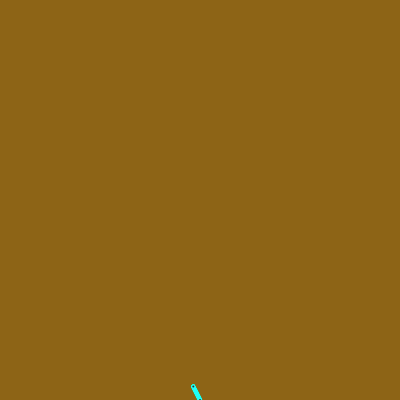
Frame 1 (no input)
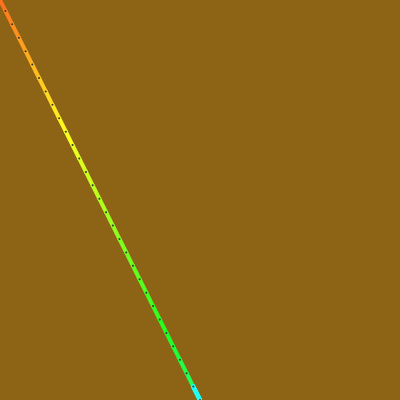
Frame 60 (no input)
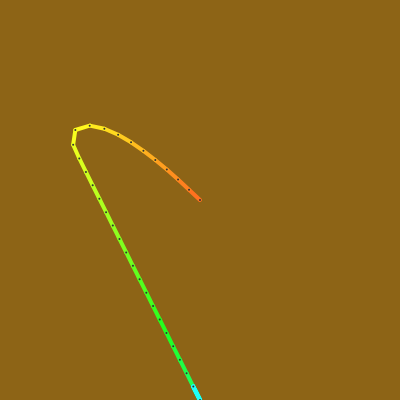
Frame 120 (the mouse pressed at the canvas centre since frame 60)

The p5.js sketch that drew these frames (run headless with seeded random() and noise() and a simulated clock; from frame 60 on, the mouse is pressed at the canvas centre):

// p5.js sketch
// ── sketch.js
let robotarm;
const segLen = 15;
const numSegs = 40;

function setup() {
    createCanvas(400, 400);

    robotarm = new RobotArm(width / 2, height, numSegs, segLen, 0);
}

function draw() {
    background(141,100,22);

    robotarm.update();
    robotarm.show();
}
// ── robotarm.js
class RobotArm {
    constructor(x, y, numSegs, segLen, angle) {
        this.base = createVector(x, y);
        this.segs = [];
        this.segs[0] = new Segment(x, y, segLen, angle, 0);
        for (let i = 1; i < numSegs; i++) {
            this.addSegment(segLen, 0, i + 1);
        }
    }

    addSegment(len, angle) {
        let c = this.segs[this.segs.length - 1];
        let s = new Segment(0, 0, len, angle, this.segs.length);
        c.parent = s;
        this.segs.push(s);
        s.follow(c.a.x, c.a.y);
        return s;
    }

    update() {
        for (let i = 0; i < this.segs.length; i++) {
            const seg = this.segs[i];
            seg.update();
            if (i === 0) {
                seg.follow(mouseX, mouseY);
            } else {
                const previous = this.segs[i - 1];
                seg.follow(previous.a.x, previous.a.y);
            }
        }

        const last = this.segs.length - 1;
        const s = this.segs[last];
        s.a.x = this.base.x;
        s.a.y = this.base.y;
        s.reCalculate();
        for (let i = last - 1; i >= 0; i--) {
            const seg = this.segs[i];
            const next = this.segs[i + 1];
            seg.a.x = next.b.x;
            seg.a.y = next.b.y;
            seg.reCalculate();
        }
    }

    show() {
        this.segs.forEach(s => s.show());
    }
}
// ── segment.js
class Segment {
    constructor(x, y, len, angle, id) {
        this.a = createVector(x, y);
        this.len = len;
        this.angle = angle;
        this.id = id;
        this.parent = null;
        this.reCalculate();
    }

    createParent(len, angle, id) {
        let parent = new Segment(0, 0, len, angle, id);
        this.parent = parent;
        parent.follow(this.a.x, this.a.y);
        return parent;
    }

    reCalculate() {
        let dx = cos(this.angle) * this.len;
        let dy = sin(this.angle) * this.len;
        this.b = createVector(this.a.x + dx, this.a.y + dy);
    }

    follow(tx, ty) {
        let target = createVector(tx, ty);
        let dir = p5.Vector.sub(target, this.a);
        this.angle = dir.heading();

        dir.setMag(this.len);
        dir.mult(-1);

        this.a = p5.Vector.add(target, dir);
    }

    update() {
        this.reCalculate();
    }

    show() {
        colorMode(HSB);
        let clr = color(map(this.id, 0, 58, 22, 255), 88, 200);
        colorMode(RGB);
        stroke(clr);
        strokeWeight(4);
        line(this.a.x, this.a.y, this.b.x, this.b.y);

        noStroke();
        fill(51);
        strokeWeight(2);
        ellipse(this.a.x, this.a.y, 2, 2);
        ellipse(this.b.x, this.b.y, 2, 2);
    }
}
